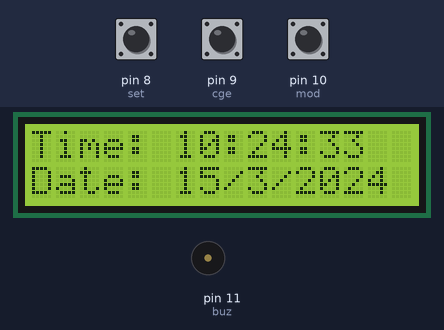
Bench run of a sketch on a simulated Arduino Uno, built with avr-gcc and run on an emulated ATmega328P. Shown: 16×2 character LCD, buzzer (waves = sounding, pin HIGH). The test bench sets the inputs (shaded band); at power-on: pin 10 (mod) HIGH, pin 8 (set) HIGH, pin 9 (cge) HIGH. The local clock reads 2024-03-15 10:24:30 at power-on unless the sketch sets it; EEPROM starts erased.

Above: at 3.2 s.
3.3 s: pin 10 (mod) pulled LOW for 0.25 s
At 3.42 s:
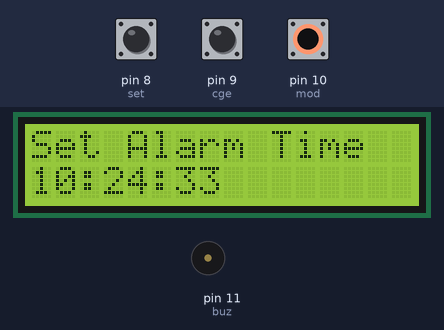
5.4 s: pin 8 (set) pulled LOW for 3.2 s
At 8.9 s:
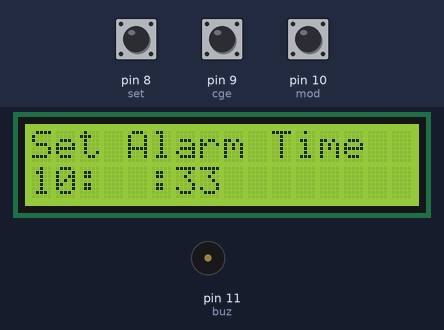
10.3 s: pin 8 (set) pulled LOW for 1 s
At 12.7 s:
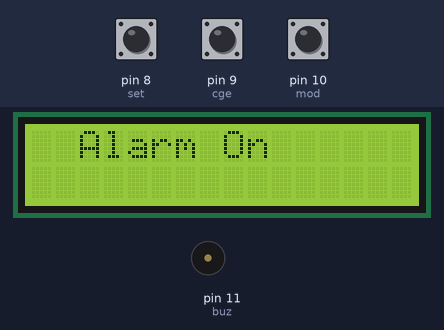
14.3 s: pin 10 (mod) pulled LOW for 1 s
At 15.33 s:
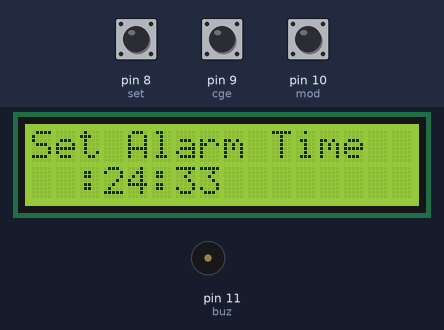
16.8 s: pin 9 (cge) pulled LOW for 1 s
At 17.16 s:
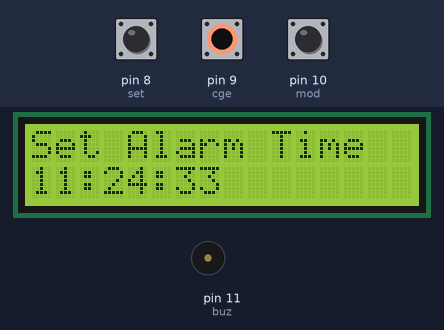
19.3 s: pin 9 (cge) pulled LOW for 0.25 s
At 19.6 s:
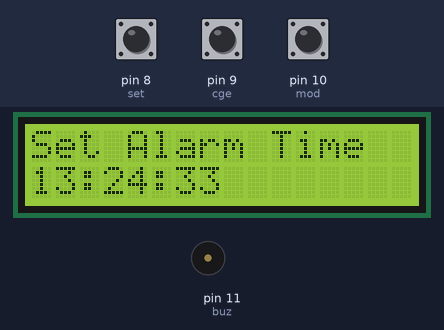
Timing chart, 0 to 22.0 s (numbered marks = the images above; inputs shaded):
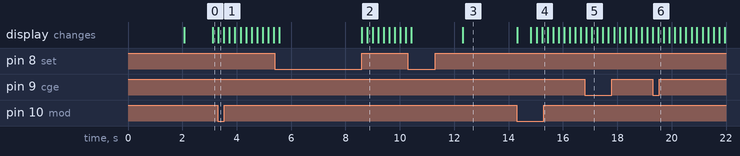

The sketch:

SunriseAlarmV1.0.ino
```cpp
//http://www.electronicshub.org/arduino-alarm-clock/

#include <Wire.h>
#include <EEPROM.h>
#include <RTClib.h>
#include <LiquidCrystal.h>
LiquidCrystal lcd(2, 3, 4, 5, 6, 7);
RTC_DS1307 RTC;
int tmp,Inc,hor,mIn,add=11;
int set=8;
int cge=9;
int mod=10;
int off=0;
#define buz 11
int Hor,Min,Sec;
int alarmLength = 30;//min
float R;//rate
///////////////////////////////////////Function to adjust the time//////////////////////////////////
void time()
{
    int tmp=1,mins=0,hors=0,secs=0;
    while(tmp==1)
    {
     off=0;
     if(digitalRead(cge)==0)
     {
      Hor++;
      if(Hor==24)
      {
       Hor=0;
      }
     }
     lcd.clear();
     lcd.setCursor(0,0);
     lcd.print("Set Alarm Time ");

    lcd.setCursor(0,1);
    if(Hor<=9)
    lcd.print("0");
    lcd.print(Hor);
    lcd.print(":");
    lcd.print(Min);
    lcd.print(":");
    lcd.print(Sec);
    delay(200);
    lcd.setCursor(0,1);
    lcd.print("  ");
    lcd.print(":");
    lcd.print(Min);
    lcd.print(":");
    lcd.print(Sec);
    delay(200);
    if(digitalRead(set)==0)
    {
      hor=Hor;
      EEPROM.write(add++,hor);
     tmp=2;
     while(digitalRead(set)==0);
    }
    }

    while(tmp==2)
    {
     if(digitalRead(cge)==0)
     {
      Min++;
      if(Min==60)
      {Min=0;}
     }
    lcd.setCursor(0,1);
    lcd.print(Hor);
    lcd.print(":");
     if(Min<=9)
    lcd.print("0");
    lcd.print(Min);
    lcd.print(":");
    lcd.print(Sec);
    lcd.print("  ");
    delay(200);
     lcd.setCursor(0,1);
    lcd.print(Hor);
    lcd.print(":");
    lcd.print("  ");
    lcd.print(":");
    lcd.print(Sec);
    lcd.print("  ");
    delay(200);
      if(digitalRead(set)==0)
      {
       mIn=Min;
       EEPROM.write(add++, mIn);
       tmp=0;
       while(digitalRead(set)==0);
      }
    }
    off=1;
    delay(10);
}
///////////////////////////////////////////function to sound the buzzer//////////////////////////////////
void Buz(int brightness)
{
  if(digitalRead(set)==0)
  off=0;
  if(off==1)
  {
   analogWrite(buz, brightness);
   delay(500);
  }
}
//////////////////////////////////////////function to compare the alarm time with current RTC time//////////////////
void TimeCheck()
{
  int tem[17];
  for(int i=11;i<17;i++)
  {
    tem[i]=EEPROM.read(i);
  }
  if(Hor >= tem[11] && Min >= tem[12] && off==1)
  {
     add=11;
     int nowInMinutes=Min+60*Hor;
     int alarmTimeInMinutes=tem[12]+60*tem[11];
     int minSinceAlarmTime=nowInMinutes-alarmTimeInMinutes;
     if (minSinceAlarmTime<=alarmLength)
     {
       int brightness = pow (2, (minSinceAlarmTime / R)) - 1;
       Buz(brightness);
       //lcd.clear();
       //lcd.print("alarm...........");
       lcd.setCursor(0,1);
       lcd.print("Wake up");
     }
  }
}
////////////////////////////////////////////////////////////setup///////////////////////////
void setup()
{
 Wire.begin();
 RTC.begin();
 lcd.begin(16,2);
 pinMode(cge, INPUT);
 pinMode(set, INPUT);
 pinMode(mod, INPUT);
 pinMode(buz, OUTPUT);
 digitalWrite(set, HIGH);
 digitalWrite(mod, HIGH);
 digitalWrite(cge, HIGH);

   lcd.setCursor(0,0);
   lcd.print("ELECTRONICS HUB");
   lcd.setCursor(0,1);
   lcd.print("  Alarm Clock  ");
   delay(2000);

 if(!RTC.isrunning())
 {
 RTC.adjust(DateTime(__DATE__,__TIME__));
 }

 //exponential rate
  R = (alarmLength * log10(2))/(log10(255));
}
////////////////////////////////////////////////////////////loop/////////////////////////////////////
void loop()
{
   DateTime now = RTC.now();
   if(digitalRead(mod) == 0)
   {
    current();
    time();
    delay(1000);
    lcd.clear();
    lcd.setCursor(0,0);
    lcd.print("  Alarm On");
    delay(2000);
   }
 lcd.clear();
 lcd.setCursor(0,0);
 lcd.print("Time:");
 lcd.setCursor(6,0);
 Hor=now.hour(),DEC;
 if(Hor<=9)
 {
  lcd.print("0");
  lcd.print(Hor=now.hour(),DEC);
 }
 else
 lcd.print(Hor=now.hour(),DEC);
 lcd.print(":");
 Min=now.minute(),DEC;
 if(Min<=9)
 {
 lcd.print("0");
 lcd.print(Min=now.minute(),DEC);
 }
 else
 lcd.print(Min=now.minute(),DEC);

 lcd.print(":");
 Sec=now.second(),DEC;
 if(Sec<=9)
 {
  lcd.print("0");
  lcd.print(Sec=now.second(),DEC);
 }
 else
 lcd.print(Sec=now.second(),DEC);
 lcd.setCursor(0,1);
 lcd.print("Date: ");
 lcd.print(now.day(),DEC);
 lcd.print("/");
 lcd.print(now.month(),DEC);
 lcd.print("/");
 lcd.print(now.year(),DEC);
 TimeCheck();
 delay(200);
}
///////////////////////////////////////////////////////function to get current RTC time//////////////////////////////
void current()
{
  lcd.setCursor(0,1);
  lcd.print(Hor);
  lcd.print(":");
  lcd.print(Min);
  lcd.print(":");
  lcd.print(Sec);
}
```

Measured:
- after the input at 3.3 s, the display: changes at once (image 1)
- after the input at 14.3 s, the display: first differs from a run without the input after 0.73 s (image 4 shows a later state)
- after the input at 16.8 s, the display: first differs from a run without the input after 0.27 s (image 5)
- after the input at 19.3 s, the display: first differs from a run without the input after 0.21 s (image 6)
